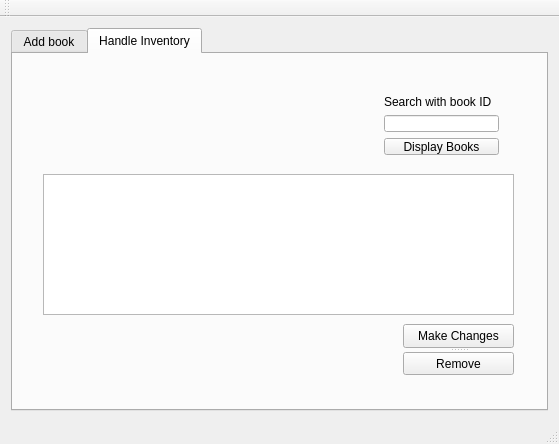
<?xml version="1.0" encoding="UTF-8"?>
<ui version="4.0">
 <class>MainWindow</class>
 <widget class="QMainWindow" name="MainWindow">
  <property name="geometry">
   <rect>
    <x>0</x>
    <y>0</y>
    <width>559</width>
    <height>444</height>
   </rect>
  </property>
  <property name="windowTitle">
   <string>MainWindow</string>
  </property>
  <widget class="QWidget" name="centralWidget">
   <layout class="QVBoxLayout" name="verticalLayout">
    <item>
     <widget class="QTabWidget" name="tabWidget">
      <property name="currentIndex">
       <number>1</number>
      </property>
      <widget class="QWidget" name="tab_2">
       <attribute name="title">
        <string>Add book</string>
       </attribute>
       <widget class="QLabel" name="label_6">
        <property name="geometry">
         <rect>
          <x>20</x>
          <y>12</y>
          <width>207</width>
          <height>22</height>
         </rect>
        </property>
        <property name="font">
         <font>
          <pointsize>18</pointsize>
         </font>
        </property>
        <property name="text">
         <string>Add a book to the system</string>
        </property>
       </widget>
       <widget class="QPushButton" name="pushButton_4">
        <property name="geometry">
         <rect>
          <x>110</x>
          <y>250</y>
          <width>101</width>
          <height>32</height>
         </rect>
        </property>
        <property name="text">
         <string>Add book</string>
        </property>
       </widget>
       <widget class="QSplitter" name="splitter_3">
        <property name="geometry">
         <rect>
          <x>20</x>
          <y>60</y>
          <width>191</width>
          <height>171</height>
         </rect>
        </property>
        <property name="orientation">
         <enum>Qt::Horizontal</enum>
        </property>
        <widget class="QSplitter" name="splitter_2">
         <property name="orientation">
          <enum>Qt::Vertical</enum>
         </property>
         <widget class="QLabel" name="label_2">
          <property name="text">
           <string>Book Name</string>
          </property>
         </widget>
         <widget class="QLabel" name="label_3">
          <property name="text">
           <string>ID</string>
          </property>
         </widget>
         <widget class="QLabel" name="label_5">
          <property name="text">
           <string>number</string>
          </property>
         </widget>
         <widget class="QLabel" name="label_4">
          <property name="text">
           <string>Price</string>
          </property>
         </widget>
        </widget>
        <widget class="QWidget" name="layoutWidget">
         <layout class="QVBoxLayout" name="verticalLayout_2">
          <item>
           <widget class="QLineEdit" name="lineEdit_2"/>
          </item>
          <item>
           <widget class="QLineEdit" name="lineEdit_3"/>
          </item>
          <item>
           <widget class="QLineEdit" name="lineEdit_4"/>
          </item>
          <item>
           <widget class="QLineEdit" name="lineEdit_5"/>
          </item>
         </layout>
        </widget>
       </widget>
      </widget>
      <widget class="QWidget" name="tab">
       <attribute name="title">
        <string>Handle Inventory</string>
       </attribute>
       <widget class="QTableWidget" name="tableWidget">
        <property name="geometry">
         <rect>
          <x>30</x>
          <y>120</y>
          <width>471</width>
          <height>141</height>
         </rect>
        </property>
       </widget>
       <widget class="QSplitter" name="splitter_7">
        <property name="geometry">
         <rect>
          <x>390</x>
          <y>270</y>
          <width>111</width>
          <height>51</height>
         </rect>
        </property>
        <property name="orientation">
         <enum>Qt::Vertical</enum>
        </property>
        <widget class="QPushButton" name="pushButton_2">
         <property name="text">
          <string>Make Changes</string>
         </property>
        </widget>
        <widget class="QPushButton" name="pushButton_3">
         <property name="text">
          <string>Remove</string>
         </property>
        </widget>
       </widget>
       <widget class="QWidget" name="">
        <property name="geometry">
         <rect>
          <x>360</x>
          <y>30</y>
          <width>137</width>
          <height>82</height>
         </rect>
        </property>
        <layout class="QVBoxLayout" name="verticalLayout_3">
         <item>
          <widget class="QLabel" name="label">
           <property name="text">
            <string>Search with book ID</string>
           </property>
          </widget>
         </item>
         <item>
          <widget class="QLineEdit" name="lineEdit_searchID"/>
         </item>
         <item>
          <widget class="QPushButton" name="pushButton">
           <property name="text">
            <string>Display Books</string>
           </property>
          </widget>
         </item>
        </layout>
       </widget>
      </widget>
     </widget>
    </item>
   </layout>
  </widget>
  <widget class="QMenuBar" name="menuBar">
   <property name="geometry">
    <rect>
     <x>0</x>
     <y>0</y>
     <width>559</width>
     <height>22</height>
    </rect>
   </property>
  </widget>
  <widget class="QToolBar" name="mainToolBar">
   <attribute name="toolBarArea">
    <enum>TopToolBarArea</enum>
   </attribute>
   <attribute name="toolBarBreak">
    <bool>false</bool>
   </attribute>
  </widget>
  <widget class="QStatusBar" name="statusBar"/>
 </widget>
 <layoutdefault spacing="6" margin="11"/>
 <resources/>
 <connections/>
</ui>
